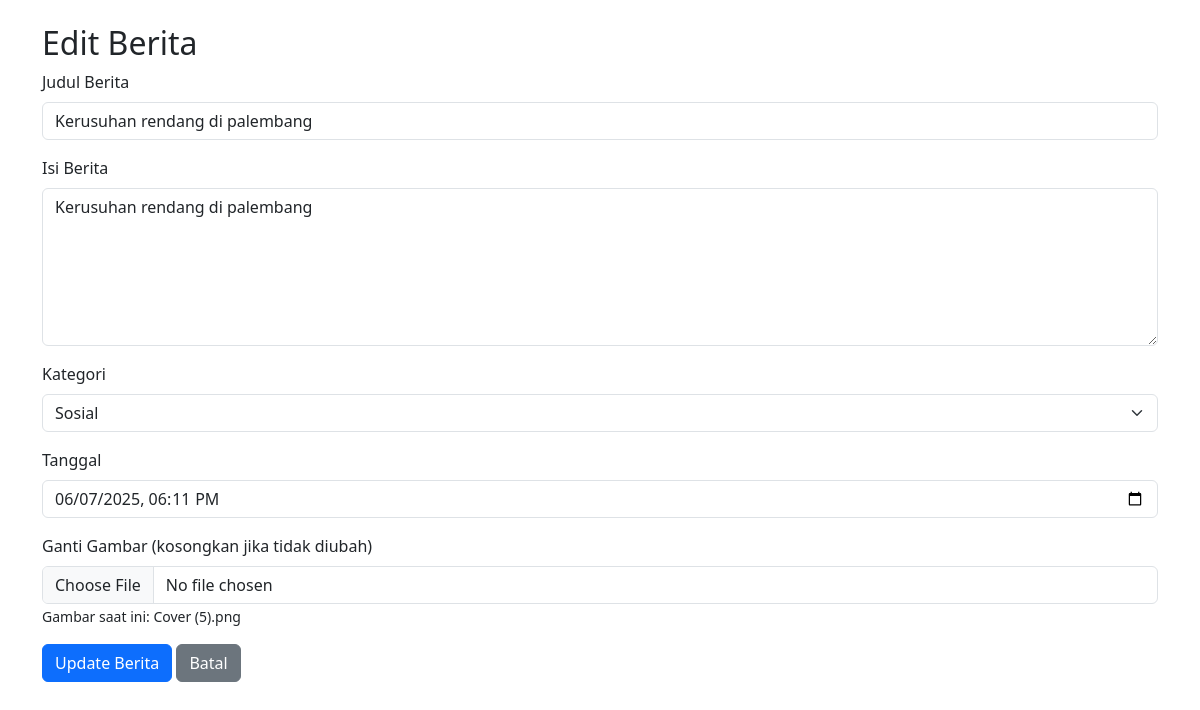
The page /admin/edit_berita.php?id=9 on the database its author committed.
### tables this page shows
CREATE TABLE `berita` (
  `id` int NOT NULL,
  `judul` varchar(255) DEFAULT NULL,
  `slug` varchar(255) DEFAULT NULL,
  `isi` text,
  `gambar` varchar(255) DEFAULT NULL,
  `tanggal` datetime DEFAULT NULL,
  `id_kategori` int DEFAULT NULL
);

### admin/edit_berita.php (the view, shortened to what this page needs)
<?php
include '../db/config.php';
$id = $_GET['id'] ?? '';
$sql = "SELECT * FROM berita WHERE id=?";
$stmt = $conn->prepare($sql);
$stmt->bind_param('i', $id);
$stmt->execute();
$result = $stmt->get_result();
$berita = $result->fetch_assoc();
?>
<!DOCTYPE html>
<html lang="id">
<head>
  <link href="https://cdn.jsdelivr.net/npm/bootstrap@5.3.0/dist/css/bootstrap.min.css" rel="stylesheet" />
</head>
<body>
<div class="container mt-4">
  <h2>Edit Berita</h2>
  <form action="" method="POST" enctype="multipart/form-data">
    <div class="mb-3">
      <label for="judul" class="form-label">Judul Berita</label>
      <input type="text" name="judul" id="judul" class="form-control" required value="<?= htmlspecialchars($berita['judul']) ?>" />
    </div>
    <div class="mb-3">
      <label for="isi" class="form-label">Isi Berita</label>
      <textarea name="isi" id="isi" rows="6" class="form-control" required><?= htmlspecialchars($berita['isi']) ?></textarea>
    </div>
    <div class="mb-3">
      <label for="id_kategori" class="form-label">Kategori</label>
      <select name="id_kategori" id="id_kategori" class="form-select" required>
        <?php
        $kat = $conn->query("SELECT * FROM kategori");
        while($k = $kat->fetch_assoc()) {
          $selected = ($k['id'] == $berita['id_kategori']) ? "selected" : "";
          echo "<option value='{$k['id']}' $selected>{$k['nama_kategori']}</option>";
        }
        ?>
      </select>
    </div>
    <div class="mb-3">
      <label for="tanggal" class="form-label">Tanggal</label>
      <input type="datetime-local" name="tanggal" id="tanggal" class="form-control" required
        value="<?= date('Y-m-d\TH:i', strtotime($berita['tanggal'])) ?>" />
    </div>
    <div class="mb-3">
      <label for="gambar" class="form-label">Ganti Gambar (kosongkan jika tidak diubah)</label>
      <input type="file" name="gambar" id="gambar" class="form-control" accept="image/*" />
      <small>Gambar saat ini: <?= htmlspecialchars($berita['gambar']) ?></small>
    </div>
    <button type="submit" class="btn btn-primary">Update Berita</button>
    <a href="daftar_berita.php" class="btn btn-secondary">Batal</a>
  </form>
</div>
</body>
</html>

### rows shown on the page
berita: judul "Kerusuhan rendang di palembang", isi "Kerusuhan rendang di palembang", tanggal "06/07/2025 18:11", gambar "Cover (5).png"

### other values the page prints
form field id_kategori "Sosial"
